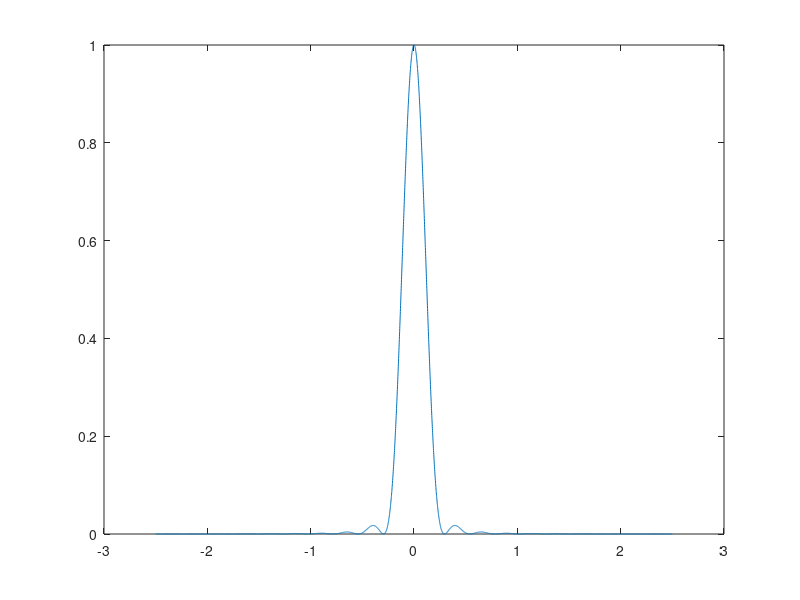

This chart was generated by the following MATLAB code: (Note: this script raises an error after producing the figure.)

% BASIC IMAGE ANALYSIS SCRIPT
% This script is intended as an example to help you analyze the pictures you have acquired
% during the "Diffraction, interference and Fourier filtering" lab. Notice that you cannot
% simply run the algorithm "as it is", you will need to change a few things to make it
% work with your images (therefore you will have to understand it, contact your lab
% supervisor if you have questions). You can also write your own algorithm making
% different steps if you want (this here is just for inspiration).

close all; clear all;
%%
lamb = 632.8*10^-9;
b = 1.5*10^-4;
L = 0.972;
minima = [1.220,2.233,3.238];
new_b = @(y,m) abs(lamb.*minima(m)*L./y);%sind(th);
new_rel_err = @(y,m) (new_b(y,m)-b)./b;
rel_err = @(app,real) abs((app-real)./real);

thetas_analytical = deg2rad(-2.5:0.001:2.5);
k = pi./lamb;

%inter = cos(alph).^2;
X = 2*k*(b/2)*sin(thetas_analytical);
R = (2*besselj(1,X)./X).^2;
R = R./max(R);
plot(rad2deg(thetas_analytical),R);
%% Import the image to Matlab
path = 'Images/CircularApature/circularApature.jpg';
channel = 1;
rotation = 2.7;
sec_x = 1500:3000;
sec_y = 1300:1310;
baseline_sign = 0; % No baseline subtraction or addition
shift = (604+929)/2;
S = (135/5);
L = 0.972;
show_steps = true;
mm_limit = [-100,100];
deg_limit = [-2,2];
offset = 400;
[xAxisDeg, xAxisMm, data3] = image_process(path,channel,rotation,sec_x, ...
               sec_y,baseline_sign,shift,S,L,show_steps,mm_limit,deg_limit,offset);

%%
% Diffraction : b
visualize = true;
[PKS,LOCS] = find_min(data3,xAxisMm,1,inf,visualize);
y_diffraction = LOCS*10^-3;
if visualize
    grid on;
    xlabel('mm - displacement');
    ylabel('Normalized signal');
    title('Normalized signal vs angle with Min peaks');
    xlim([-30 , 30]);
    ylim([0 , 1]);
end
if show_steps
    plot(xAxisDeg,data3);
    hold on
    degs = atand(y_diffraction/L);
    scatter(degs,PKS,'r^','filled');
    plot(rad2deg(thetas_analytical),R,"m")
    hold off
    grid on;
    xlabel('Angle (°)');
    ylabel('Normalized signal');
    title('Normalized signal vs angle with Min peaks');
    legend(["Exp - values","Minima","Analytical"]);
    xlim([-2 , 2]);
    ylim([0 , 1]);
end
left_hand = sum(y_diffraction<0);
right_hand = sum(y_diffraction>=0);
m = [-left_hand:-1 1:right_hand];
mabs = abs(m);
valid_minima = mabs<=3; % Could only find the m-values for minima 1,2 & 3.
y_diffraction = y_diffraction(valid_minima);
mabs = mabs(valid_minima);
slit_widths = new_b(y_diffraction,mabs);
d_mean = mean(slit_widths);
d_std = std(slit_widths);
%% Diffraction Error:
N_diff = length(slit_widths);
dL = 5*10^-3;
dP = 25;
dy = dP/(S*10^3);
mabs_circ = minima(mabs);
dd =sqrt((dL*lamb*mabs_circ./y_diffraction).^2+(mabs_circ.*L*dy*lamb./(y_diffraction.^2)).^2);
dd_mean = mean(dd);
dd_std = std(dd);
fprintf("Diffraction Circular\n");
fprintf("d = %.3e +- %.3e\n",d_mean,dd_mean);
fprintf("d_std = %.3e \n",d_std);
fprintf("Error std = %.3e \n",dd_std);
fprintf("Relative Error = %.3e \n\n",rel_err(d_mean,b));


